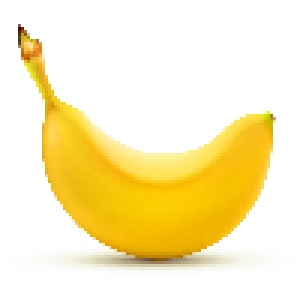
#> input picture pycharm_work/mldl/chap6/a.jpg, 100 x 100 px, found by its file name (shown 3 times larger)
$ python ex11.py
#> lines starting #> are read from the running program, lines starting #| are printed output that depends on the picture
from cgi import print_arguments
import numpy as np
import matplotlib.pyplot as plt
import cv2

a = np.arange(16).reshape(-1,4)
print(a)

b = a<10
print(b)

a[b] = 100
print(a)

a_jpg = cv2.imread('20220809/a.jpg')
#> a_jpg is the input picture: shape (100, 100, 3); mean B, G, R 190.8, 237.3, 250.9
a_jpg = cv2.cvtColor(a_jpg, cv2.COLOR_BGR2RGB)

print(a_jpg.shape)
#| (100, 100, 3)
print(a_jpg[0,0])
#| [255 255 255]
print(a_jpg[0,1])
#| [255 255 255]

plt.imshow(a_jpg)
plt.show()

myimg = np.full((512,512,3),[200,200,0])
plt.imshow(myimg)
plt.show()
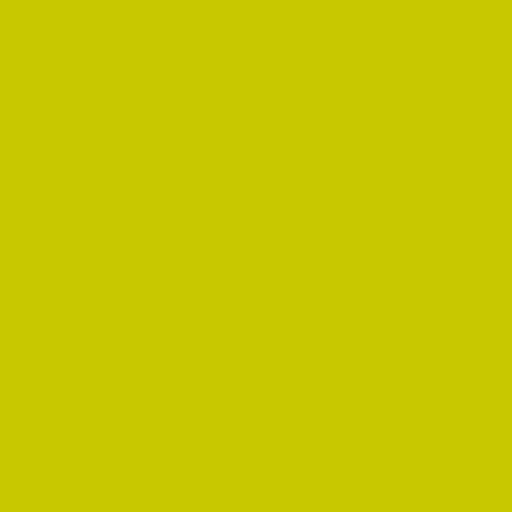
#> shown: shape (512, 512, 3); mean R, G, B 200, 200, 0

# [4 lines of commented-out code are left out]
